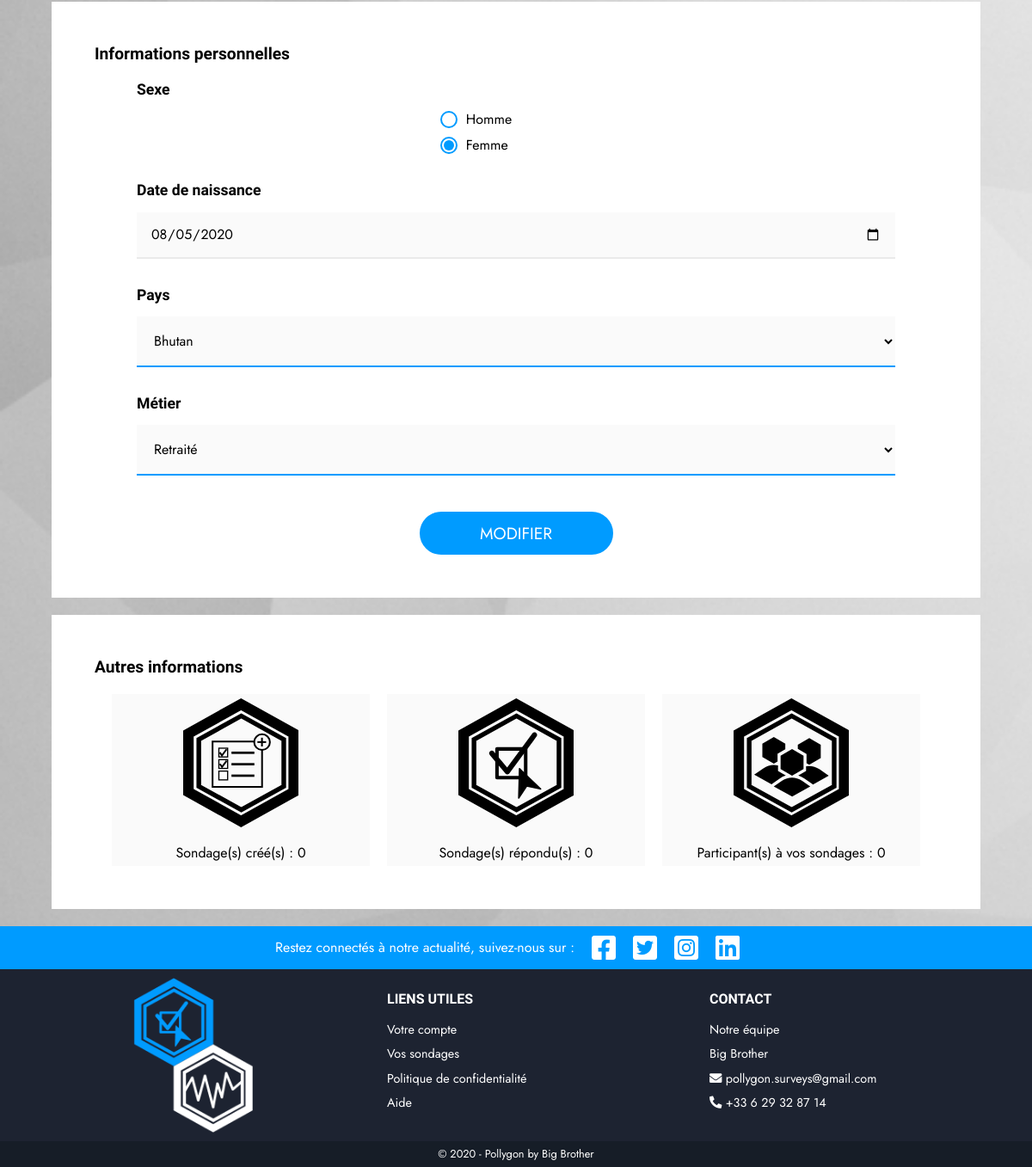
The page /my_account.php (signed in, lower part) on the database as committed earlier.
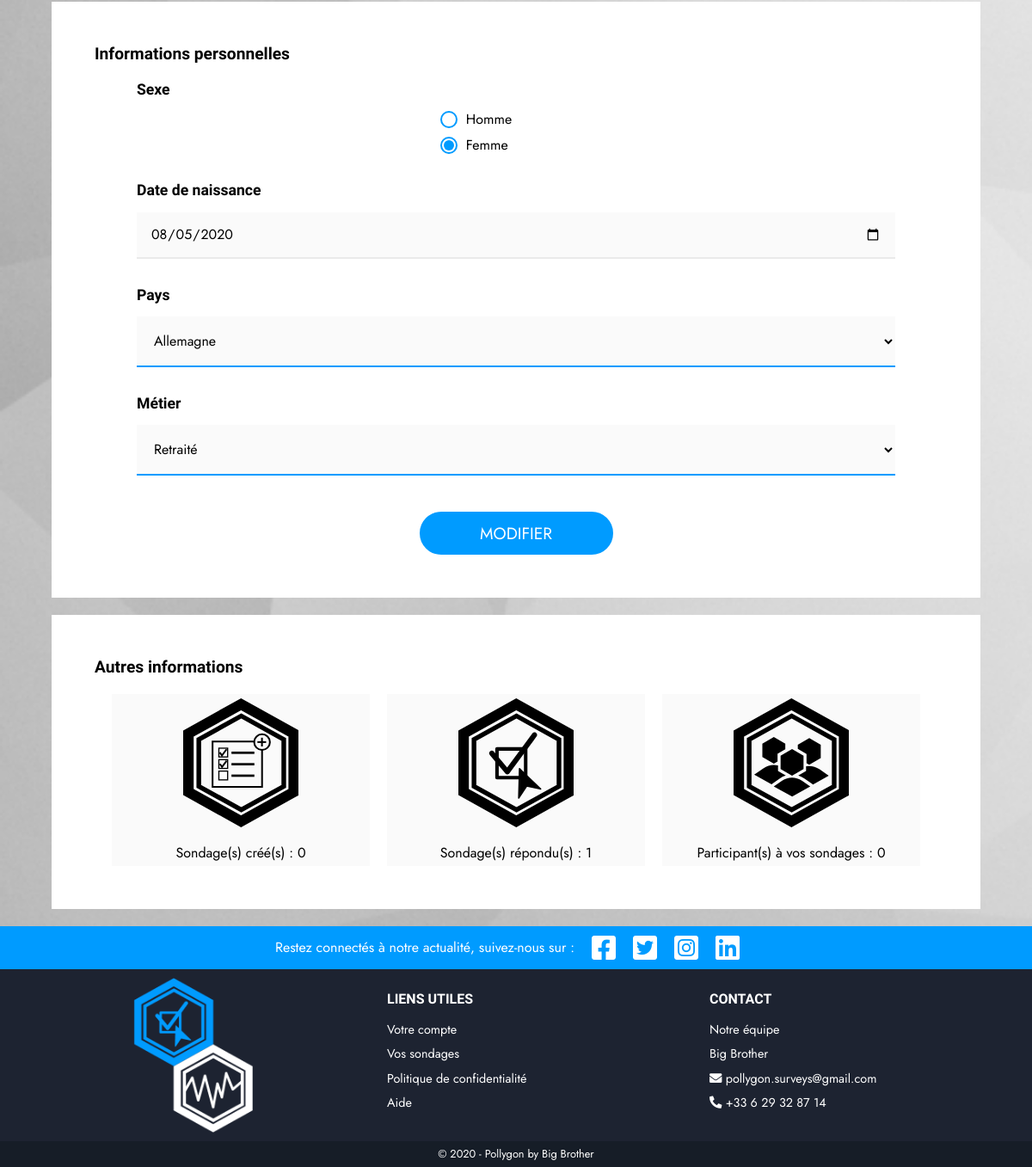
The same page on the database as committed later.
### tables this page shows
CREATE TABLE IF NOT EXISTS `users` (
  `user_id` int(11) NOT NULL AUTO_INCREMENT,
  `username` varchar(32) NOT NULL,
  `email` varchar(255) NOT NULL,
  `password` varchar(255) NOT NULL,
  `gender` varchar(20) DEFAULT NULL,
  `birthdate` date DEFAULT NULL,
  `country` varchar(255) DEFAULT NULL,
  `job` varchar(255) DEFAULT NULL,
  PRIMARY KEY (`user_id`)
);

### my_account.php (called while the page is built, shortened)
<?php
require_once "./init.php";
$UserManager = new Users($db);
$user = $UserManager->get($_SESSION["user_id"]);
if ($user)  $user = $user[0];
else        $user = [];
$AnswerManager = new Answer($db);
$surveys_answered_count = $AnswerManager->getNumberOfAnsweredSurveys($_SESSION["user_id"]);
require_once "./views/my_account_v.php";

### classes/PDOFactory.php (called while the page is built, shortened)
<?php
abstract class PDOFactory {
    public static function sendQuery($db, $sql, $vars = [], $return = true) {
        $query = $db->prepare($sql);
        $result = [];
        foreach ($vars as $name => $value) {
            if      (is_int($value))    $type = PDO::PARAM_INT;
            elseif  (is_bool($value))   $type = PDO::PARAM_BOOL;
            else                        $type = PDO::PARAM_STR;
            $query->bindValue(":$name", $value, $type);
        }
        $query->execute();
        if ($return) while ($d = $query->fetch(PDO::FETCH_ASSOC)) { $result[] = $d; }
        if ($return) return $result;
    }
}

### classes/Users.php (called while the page is built, shortened)
<?php
class Users {
    private $_db;
    public function __construct(PDO $db) {
        $this->_db = $db;
    }
    public function get($user_id) {
        return PDOFactory::sendQuery(
            $this->_db,
            'SELECT username, email, gender, birthdate, country, job FROM users WHERE user_id = :user_id',
            ["user_id" => (int) $user_id]
        );
    }
}

### classes/Answer.php (called while the page is built, shortened)
<?php
class Answer {
    private $_db;
    public function __construct(PDO $db) { $this->_db = $db; }
    public function getNumberOfAnsweredSurveys(int $user_id) : int {
        $number = PDOFactory::sendQuery(
            $this->_db,
            'SELECT COUNT(DISTINCT survey_id) AS count FROM answers WHERE owner_id = :owner_id',
            ["owner_id" => $user_id]
        );
        if (!$number) {
            return 0;
        } else {
            return $number[0]["count"];
        }
    }
}

### views/my_account_v.php (shortened to what the changed rows need)
<!DOCTYPE html>
<html lang="fr">
    <head>
        <?php include_once(ROOT."/views/models/head.php"); ?>
    </head>
    <body>
        <div class="account_box">
            <h2>Informations personnelles</h2>
            <form action="./php/user/update_personal.php" method="POST">
                <?php include ROOT."/views/models/fields/birthdate_f.php"; ?>
                <?php include ROOT."/views/models/fields/country_f.php"; ?>
                <?php include ROOT."/views/models/fields/job_f.php"; ?>
            </form>
        </div>
        <div class="account_box">
            <h2>Autres informations</h2>
            <div id="stats_container">
                <div class="stat">
                    <?= file_get_contents(ROOT."/assets/images/icons/survey_answered.svg"); ?>
                    <p><span>Sondage(s) r&eacute;pondu(s) :</span> <?= $surveys_answered_count ?></p>
                </div>
            </div>
        </div>
    </body>
</html>

### views/models/fields/birthdate_f.php (shortened to what the changed rows need)
<div class="field">
    <h3>Date de naissance</h3>
    <input type="date" id="birthdate" name="birthdate"
           min="1900-01-01" max="2020-12-31"
           <?php if(isset($user)) { if (isset($user["birthdate"])) { echo 'value="'.$user["birthdate"].'"'; }} ?>
           required>
</div>

### views/models/fields/country_f.php (shortened to what the changed rows need)
<?php
    $defaultCheck = "";
    if(isset($user)) {
        if (isset($user["country"])) {
            $defaultCheck = $user["country"];
        }
    }
?>
<div class="field">
    <h3>Pays</h3>
    <select id="country" name="country" required>
        <option value="DEU" <?php if ($defaultCheck == "DEU") echo "selected"; ?>>Allemagne</option>
        <option value="BTN" <?php if ($defaultCheck == "BTN") echo "selected"; ?>>Bhutan</option>
    </select>
</div>

### views/models/fields/job_f.php (shortened to what the changed rows need)
<?php
    $defaultCheck = "";
    if(isset($user)) {
        if (isset($user["job"])) {
            $defaultCheck = $user["job"];
        }
    }
?>
<div class="field">
    <h3>M&eacute;tier</h3>
    <select id="job" name="job" required>
        <option value="Retrait&eacute;" <?php if ($defaultCheck == "Retraité") echo "selected"; ?>>Retrait&eacute;</option>
    </select>
</div>

Rows that differ between the two databases and show on the page:
changed users "Retraité": country "Bhutan" → "Allemagne"
Other text that changed with them:
$surveys_answered_count: "0" → "1"
